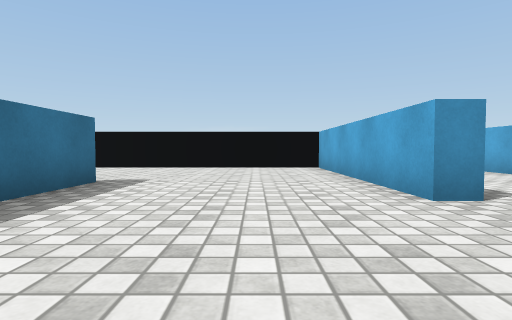
[1] (above)

21 first-person views from a walk through a scene from a Unity 3-D project. The camera is 0.51 m above the floor, tilts 2° down and sees 80° across. The floor is counted in squares, 1 m on a side. Each view is taken from the middle of a square. On the plan, view 1 faces up. The plan holds only what a view shows up to about 9 squares ahead; the rest is blank. Surface patterns are stand-ins for the level's own textures.

[2]
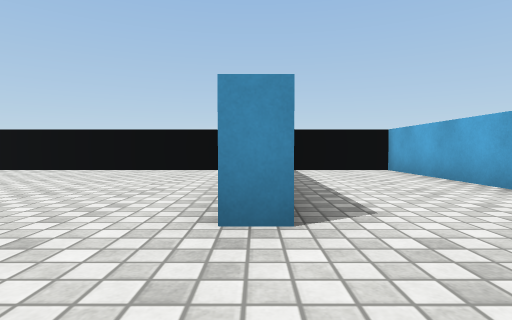

[3]
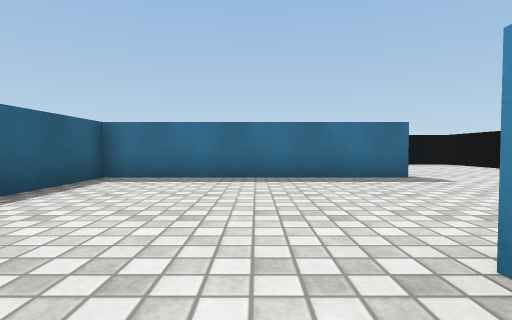

[4]
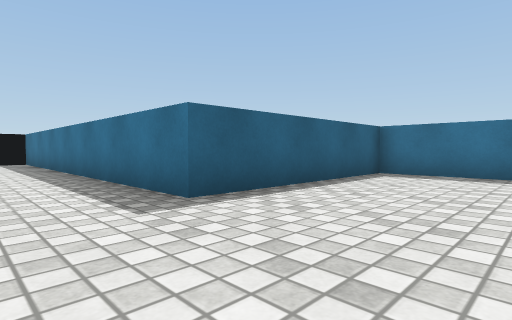

[5]
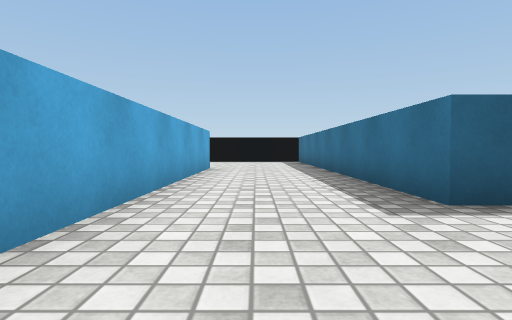

[6]
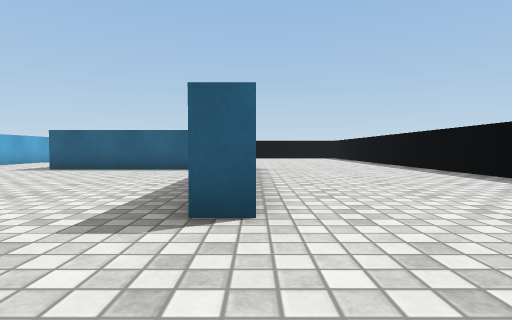

[7]
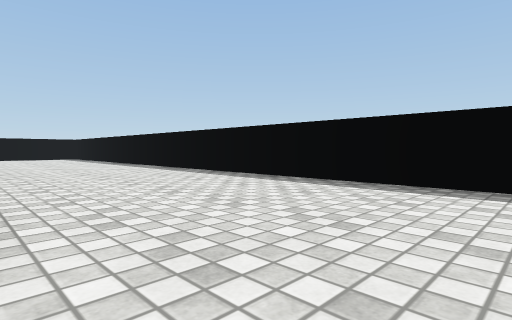

[8]
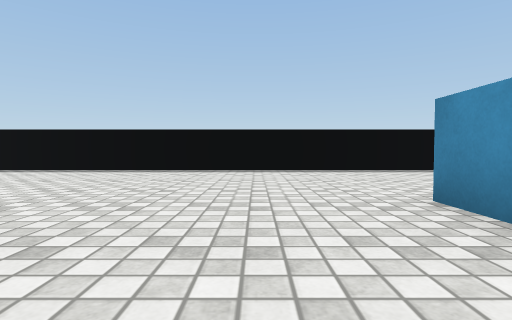

[9]
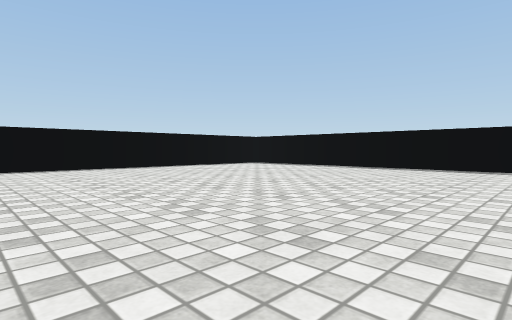

[10]
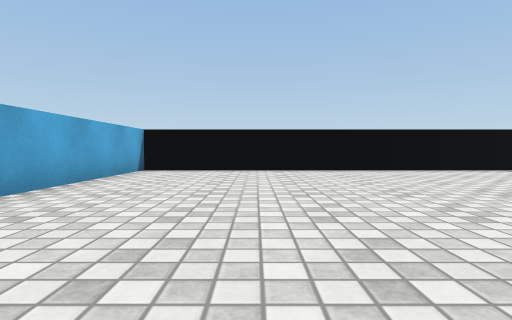

[11]
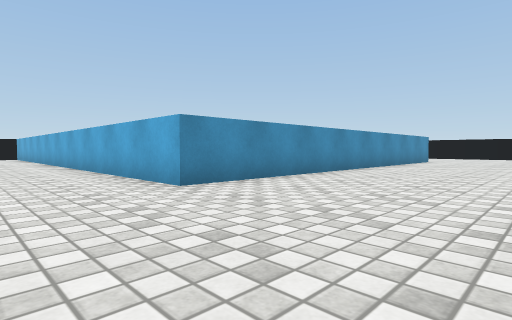

[12]
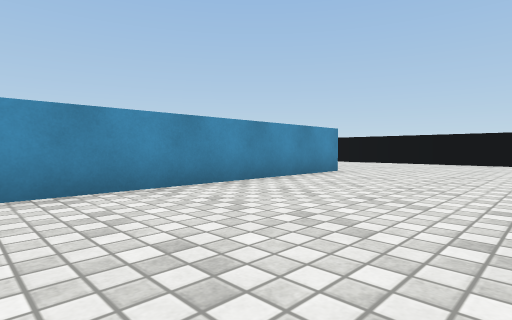

[13]
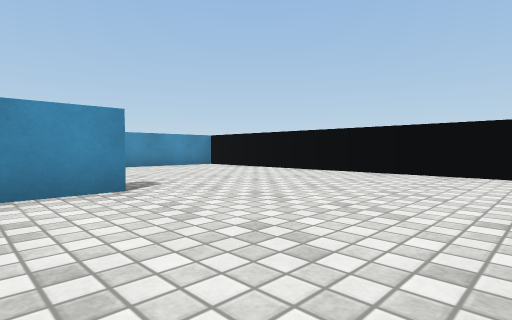

[14]
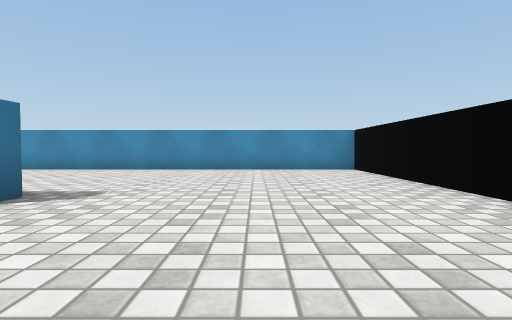

[15]
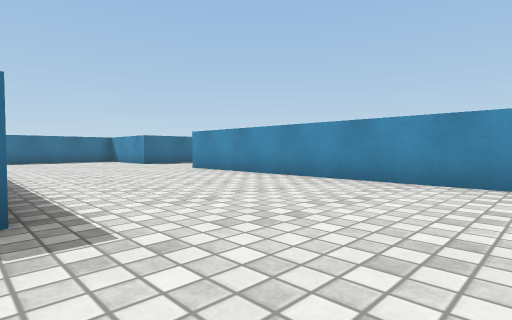

[16]
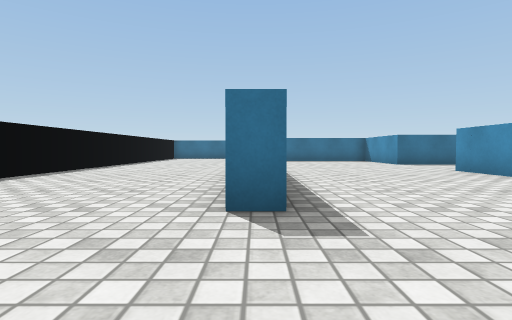

[17]
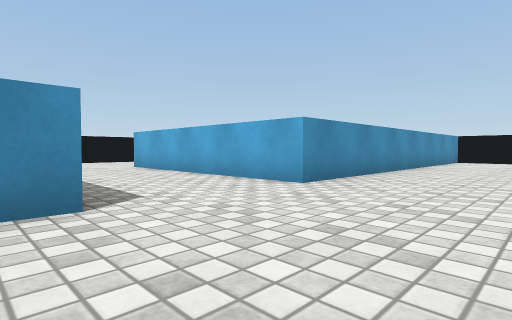

[18]
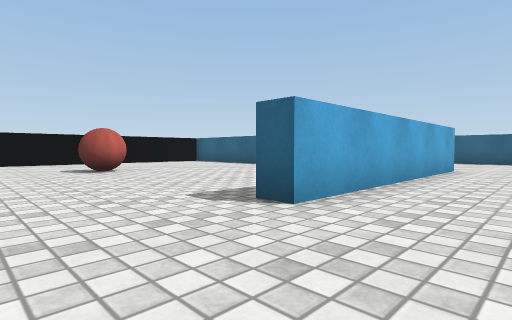

[19]
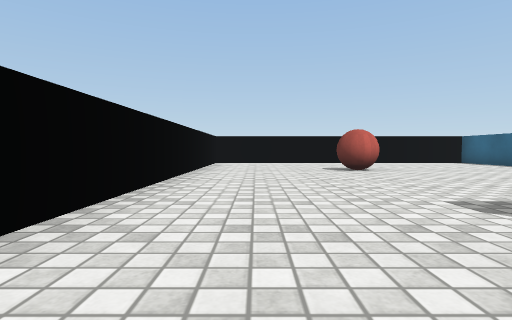

[20]
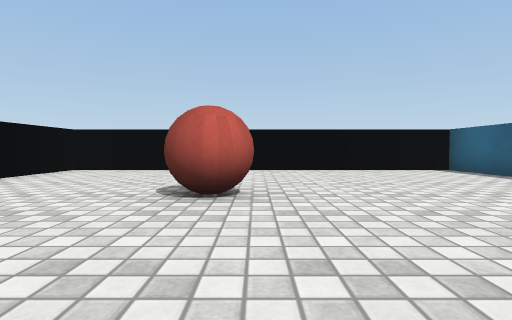

[21]
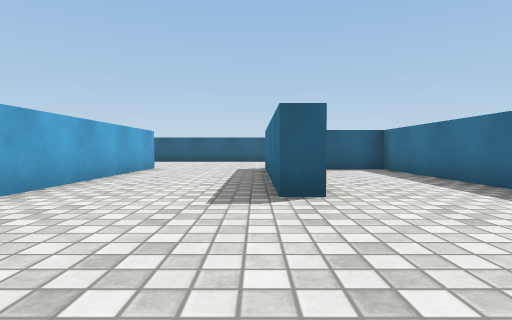

### Floor plan
Points are (right, up) in squares from view 1. A wall is a line through its corners. A room is listed if a view was taken in it or the views show most of it. See-through windows are left out.
Room 1 (views 1, 2, 3, 4, 5, 6, 7, 8, 9, 10)
walls: (-2, -1.2) (-3, -1.2); (-3, 4.7) (-2.5, 4.7) (-2.5, -0.7) (2.2, -0.7) (2.2, -6.6); (2.4, 3) (1.7, 3) (1.7, 8.5) (-6, 8.5); (-7.5, 3.6) (-7.5, -9.4); (5.3, 4.8) (5.3, 8.5) (2.9, 8.5); (5.3, -6.3) (5.3, 0.6); (-7.4, -10.5) (1.7, -10.5) (1.7, -6.2)
ways out: opening at (3.5, -7) to room 2
Room 2 (views 11, 12, 13, 14, 15, 16, 17, 18, 19, 20, 21)
walls: (8.9, -1.2) (8.1, -1.2); (16.5, -5.6) (16.5, -6.3) (5.3, -6.3); (19.6, -0.7) (21.5, -0.7) (21.5, 4.1); (8.1, 3.8) (8.7, 3.8) (8.7, -0.6); (5.7, 3.1) (5.7, -0.7) (7.2, -0.7); (10, -10.5) (13.8, -10.5); (21.5, -9.5) (21.5, -1.2) (11.7, -1.2) (11.7, 4.7) (12.2, 4.7); (21.5, 5.6) (21.5, 8.5) (15.4, 8.5); (2.2, -6.6) (2.2, -9)
ways out: opening at (3.5, -7) to room 1
objects: red ball (17, 4) to (18, 5)

Positions as (right, up) in squares from view 1, and headings:
1: (0, 0), facing up
2: (2, 1), facing up
3: (3, 2), facing left
4: (4, 2), facing down-left
5: (4, 2), facing down
6: (-3, 7), facing down
7: (-3, 7), facing down-left
8: (0, -3), facing left
9: (1, -2), facing down-left
10: (-1, -3), facing down
11: (3, -10), facing up-right
12: (10, -10), facing up-right
13: (15, -10), facing up-right
14: (19, -9), facing up
15: (19, -6), facing up-left
16: (19, -6), facing left
17: (8, -4), facing up-right
18: (10, 7), facing down-right
19: (10, 7), facing right
20: (14, 4), facing right
21: (9, 7), facing down
